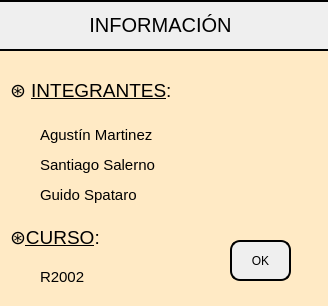
<?xml version="1.0" encoding="UTF-8"?>
<ui version="4.0">
 <class>PantallaAcercaDe</class>
 <widget class="QDialog" name="PantallaAcercaDe">
  <property name="geometry">
   <rect>
    <x>0</x>
    <y>0</y>
    <width>328</width>
    <height>306</height>
   </rect>
  </property>
  <property name="windowTitle">
   <string>Acerca De</string>
  </property>
  <property name="styleSheet">
   <string notr="true">background-color:rgb(255, 234, 197);

</string>
  </property>
  <widget class="QPushButton" name="botonOk">
   <property name="geometry">
    <rect>
     <x>230</x>
     <y>240</y>
     <width>61</width>
     <height>41</height>
    </rect>
   </property>
   <property name="styleSheet">
    <string notr="true">QPushButton{
/*font:87 15pt &quot;Arial Black&quot;;*/
font: 63 10pt &quot;Yu Gothic UI Semibold&quot;;
background-color:rgb(239, 239, 239);
color:rgb(0, 0, 0);
border-radius:10px;
border:2px solid black;
}
QPushButton:hover{
background-color:grey;
}</string>
   </property>
   <property name="text">
    <string>OK</string>
   </property>
  </widget>
  <widget class="QFrame" name="frame_2">
   <property name="geometry">
    <rect>
     <x>-20</x>
     <y>0</y>
     <width>401</width>
     <height>51</height>
    </rect>
   </property>
   <property name="styleSheet">
    <string notr="true">QFrame{
background-color:rgb(239, 239, 239);
border:2px solid black;
}</string>
   </property>
   <property name="frameShape">
    <enum>QFrame::StyledPanel</enum>
   </property>
   <property name="frameShadow">
    <enum>QFrame::Raised</enum>
   </property>
   <widget class="QLabel" name="label_8">
    <property name="geometry">
     <rect>
      <x>50</x>
      <y>10</y>
      <width>261</width>
      <height>31</height>
     </rect>
    </property>
    <property name="font">
     <font>
      <pointsize>15</pointsize>
     </font>
    </property>
    <property name="styleSheet">
     <string notr="true">background-color:rgb(239, 239, 239);
border:0px solid black;</string>
    </property>
    <property name="text">
     <string>&lt;html&gt;&lt;head/&gt;&lt;body&gt;&lt;p align=&quot;center&quot;&gt;INFORMACIÓN&lt;/p&gt;&lt;/body&gt;&lt;/html&gt;</string>
    </property>
   </widget>
  </widget>
  <widget class="QLabel" name="label_7">
   <property name="geometry">
    <rect>
     <x>40</x>
     <y>260</y>
     <width>101</width>
     <height>35</height>
    </rect>
   </property>
   <property name="font">
    <font>
     <pointsize>10</pointsize>
    </font>
   </property>
   <property name="text">
    <string>&lt;html&gt;&lt;head/&gt;&lt;body&gt;&lt;p&gt;&lt;span style=&quot; font-size:11pt;&quot;&gt;R2002&lt;/span&gt;&lt;/p&gt;&lt;/body&gt;&lt;/html&gt;</string>
   </property>
  </widget>
  <widget class="QLabel" name="label_6">
   <property name="geometry">
    <rect>
     <x>10</x>
     <y>210</y>
     <width>211</width>
     <height>56</height>
    </rect>
   </property>
   <property name="font">
    <font>
     <pointsize>12</pointsize>
    </font>
   </property>
   <property name="text">
    <string>&lt;html&gt;&lt;head/&gt;&lt;body&gt;&lt;p&gt;&lt;span style=&quot; font-size:14pt;&quot;&gt;⊛&lt;/span&gt;&lt;span style=&quot; font-size:14pt; text-decoration: underline;&quot;&gt;CURSO&lt;/span&gt;&lt;span style=&quot; font-size:14pt;&quot;&gt;:&lt;/span&gt;&lt;/p&gt;&lt;/body&gt;&lt;/html&gt;</string>
   </property>
  </widget>
  <widget class="QLabel" name="label_3">
   <property name="geometry">
    <rect>
     <x>40</x>
     <y>120</y>
     <width>151</width>
     <height>91</height>
    </rect>
   </property>
   <property name="font">
    <font>
     <pointsize>10</pointsize>
    </font>
   </property>
   <property name="text">
    <string>&lt;html&gt;&lt;head/&gt;&lt;body&gt;&lt;p&gt;&lt;span style=&quot; font-size:11pt;&quot;&gt;Agustín Martinez&lt;/span&gt;&lt;/p&gt;&lt;p&gt;&lt;span style=&quot; font-size:11pt;&quot;&gt;Santiago Salerno&lt;/span&gt;&lt;/p&gt;&lt;p&gt;&lt;span style=&quot; font-size:11pt;&quot;&gt;Guido Spataro&lt;/span&gt;&lt;/p&gt;&lt;/body&gt;&lt;/html&gt;</string>
   </property>
  </widget>
  <widget class="QLabel" name="label_2">
   <property name="geometry">
    <rect>
     <x>10</x>
     <y>70</y>
     <width>171</width>
     <height>41</height>
    </rect>
   </property>
   <property name="font">
    <font>
     <pointsize>12</pointsize>
    </font>
   </property>
   <property name="text">
    <string>&lt;html&gt;&lt;head/&gt;&lt;body&gt;&lt;p&gt;&lt;span style=&quot; font-size:14pt;&quot;&gt;⊛ &lt;/span&gt;&lt;span style=&quot; font-size:14pt; text-decoration: underline;&quot;&gt;INTEGRANTES&lt;/span&gt;&lt;span style=&quot; font-size:14pt;&quot;&gt;:&lt;/span&gt;&lt;/p&gt;&lt;/body&gt;&lt;/html&gt;</string>
   </property>
  </widget>
 </widget>
 <resources/>
 <connections/>
</ui>
